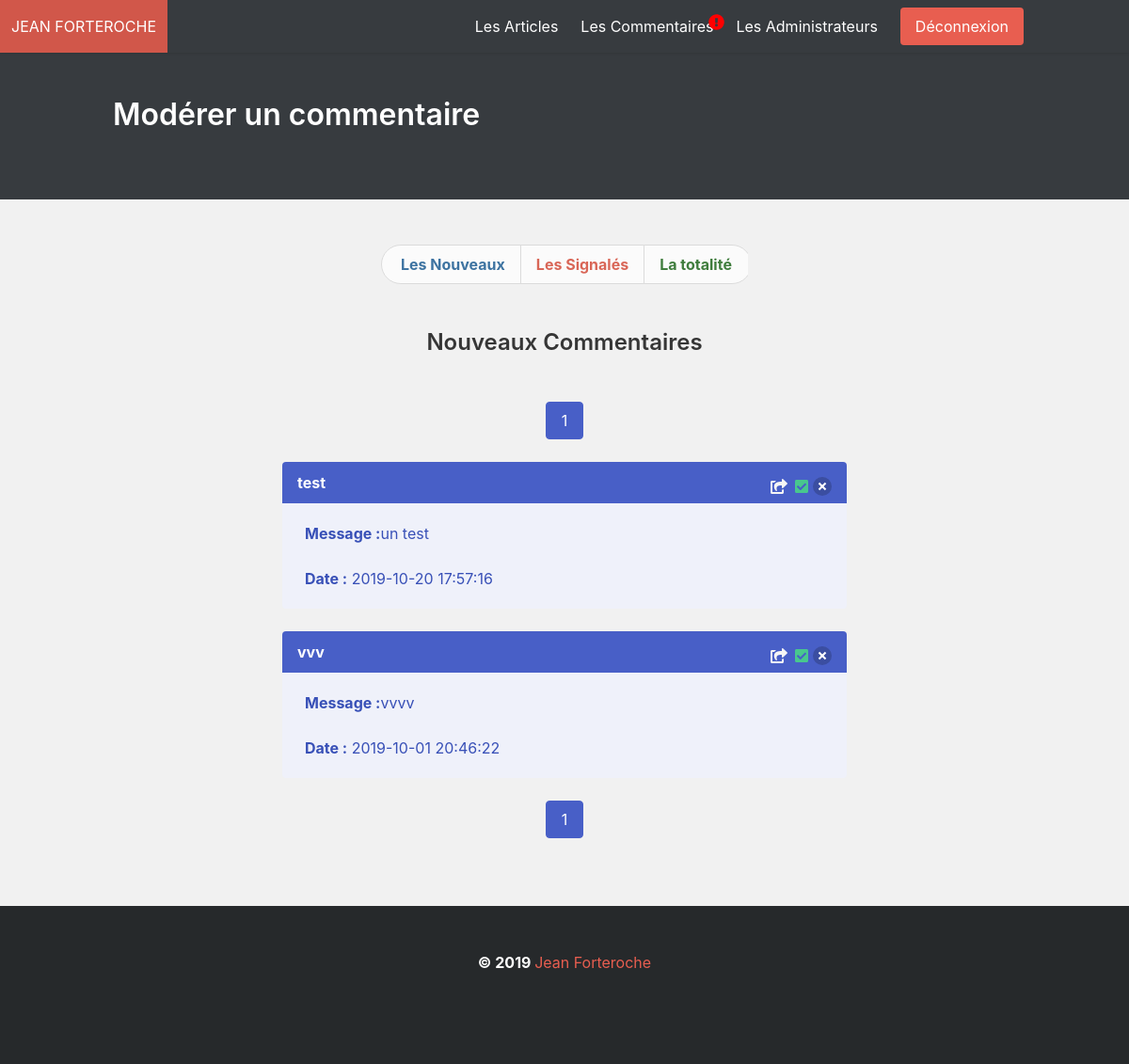
The app's page /index.php?comaction=moderate&action=moderate (signed in) with its own data.
### tables this page shows
CREATE TABLE `comments` (
  `ID` int(11) NOT NULL,
  `post_id` int(11) NOT NULL,
  `author` varchar(255) NOT NULL,
  `mail` varchar(255) NOT NULL,
  `content` varchar(1000) NOT NULL,
  `date_comment` datetime NOT NULL,
  `reported` tinyint(1) NOT NULL,
  `ridden` tinyint(1) NOT NULL,
  `replied` tinyint(1) DEFAULT NULL
);

### Model/Comment/CommentManager.php (called while the page is built, shortened)
<?php
require_once('Comment.php');
class CommentManager
{
	protected $manager;
	public function __construct()
	{
		$this->manager = new Manager;
	}
	public function countNewComments()
    {
    	$manager = $this->manager->getManager();
    	return $manager->query('SELECT COUNT(*) FROM comments WHERE ridden = 0')->fetchColumn();
    }
	public function moderatePaginate($validated, $reported, $premiereEntree, $messageTotal) {
		$newComments = [];
		$manager = $this->manager->getManager();
		$moderateComments = $manager->prepare('SELECT * FROM comments WHERE ridden = ? AND reported = ? ORDER BY id DESC LIMIT ' . $premiereEntree . ', ' . $messageTotal) or die(print_r($manager->errorMessage()));
		$moderateComments->execute(array($validated, $reported));
		while($newComment = $moderateComments->fetch()){
			$newComments [] = new Comment($newComment);
		}
		return $newComments ;
	}
	public function countTotalComments($validated, $reported) {
		$manager = $this->manager->getManager();
		$pagination = $manager->prepare('SELECT COUNT(*) FROM comments WHERE ridden = ? AND reported = ?') or die(print_r($bdd->errorMessage()));
		$pagination->execute(array($validated, $reported));
		$donnee = $pagination->fetch();
		return $donnee;
	}
}

### Model/Comment/Comment.php (called while the page is built, shortened)
<?php
class Comment {
	protected $id;
	protected $post_id;
	protected $author;
	protected $content;
	protected $date_comment;
	public function hydrate(array $donnees)
	{
	  foreach ($donnees as $key => $value)
	  {
	    $method = 'set'.ucfirst($key);
	  }
	}
	public function getId() { return $this->id; }
	public function getPost_id() { return $this->post_id; }
	public function getAuthor() { return $this->author; }
	public function getContent() { return $this->content; }
	public function getDate_comment() { return $this->date_comment; }
	public function setId($id){
		$id = (int) $id;
		$this->id = $id;
	}
	public function setPost_id($post_id){
		$post_id = (int) $post_id;
		$this->post_id = $post_id;
	}
	public function setAuthor($author){
		$this->author = $author;
	}
	public function setContent($content){
		$this->content = $content;
	}
	public function setDate_comment($date_comment){
		$this->date_comment = $date_comment;
	}
}

### view/Back/Comments/moderate.php (the view, shortened to what this page needs)
	<div class="container-page-updateAdmin">
		<div class="container-update-admin">
			<section class="container-menu-admin container-menu-moderate">
		        <div class="tabs is-toggle is-toggle-rounded">
		          <ul>
				    <li>
					  <a href="https://www.skergoat.com/projet_4/index.php?comaction=moderate&action=moderate">
			            <strong>Les Nouveaux</strong>
			          </a>
				    </li>
				    <li>
				      <a href="https://www.skergoat.com/projet_4/index.php?comaction=moderate&action=reported">
			            <strong>Les Signalés</strong>
			          </a>
				    </li>
				    <li>
				      <a href="https://www.skergoat.com/projet_4/index.php?comaction=reply">
			            <strong>La totalité</strong>
			          </a>
				    </li>
				  </ul>
				</div>
			</section><br/><br/>
			<section>
				<h3 class="title is-4">Nouveaux Commentaires</h3>
				<div class="pagination pagination-top" role="navigation" aria-label="pagination">
					<ul class="pagination-list">
				<?php
					for($i = 1 ; $i <= $nbdePages ; $i++){
						if($i == $pageActuelle){ ?>
							<li>
						      <a class="pagination-link is-current" aria-label="Page 1" aria-current="page"><?= $i ?></a>
						    </li>
						<?php } else { ?>
							    <li>
							    	<a class="pagination-link" aria-label="Goto page 2" href="index.php?comaction=moderate&action=moderate&paginate=<?= $i ?>"><?= $i ?></a>
							    </li>
						<?php }
					} ?>
				</ul>
				</div>
			    <?php if($nbNewComments == 0) { ?>
			    	<article class="message is-link message-moderate">
					  <div class="message-body">
					    <p>Aucun nouveau commentaire</p>
					  </div>
					</article>
				<?php } else { ?>
					<?php foreach($showNewComments as $comment) { ?>
					<article class="message is-link containerButton moderate" id="message<?= $comment->getID(); ?>">
					  <div class="message-header">
					    <p><?= $comment->getAuthor(); ?></p>
					    <div class="buttons" id="buttons<?= $comment->getID(); ?>">
					    	<span class="icon has-text-light">
							  <a href="index.php?postaction=post&amp;id=<?= $comment->getPost_id(); ?>"><i class="fas fa-share-square" title="répondre"></i></a>
							</span>
					    	<a class="commentButton validate" title="valider" id="validate<?= $comment->getID(); ?>" href="index.php?comaction=moderate&amp;id=<?= $comment->getID(); ?>&amp;action=validate&amp;page=moderate">
					    		<span class="icon has-text-success" id="<?= $comment->getID(); ?>">
								  <i class="fas fa-check-square"></i>
								</span>
					    	</a>
					    	<a class="delete commentButton destroy" title="supprimer" id="destroy<?= $comment->getID(); ?>" href="index.php?comaction=delete&amp;id=<?= $comment->getID(); ?>&amp;page=moderate">
					    	</a>
						</div>
					  </div>
					  <div class="message-body">
					    <p class="content-comment"><strong>Message :</strong><?= $comment->getContent(); ?></p><br/>
					    <p><strong>Date :</strong> <?= $comment->getDate_comment(); ?><br/></p>
					  </div>
					</article>
					<?php } ?>
				<?php } ?>
			</section>
		</div>
	</div>
	<div class="pagination pagination-bottom" role="navigation" aria-label="pagination">
		<ul class="pagination-list">
	<?php
		for($i = 1 ; $i <= $nbdePages ; $i++){
			if($i == $pageActuelle){ ?>
				<li>
			      <a class="pagination-link is-current" aria-label="Page 1" aria-current="page"><?= $i ?></a>
			    </li>
			<?php } else { ?>
				    <li>
				    	<a class="pagination-link" aria-label="Goto page 2" href="index.php?comaction=moderate&action=moderate&paginate=<?= $i ?>"><?= $i ?></a>
				    </li>
			<?php }
		} ?>
	</ul>
	</div>
<?php require('view/Back/layout.php'); ?>

### public/css/Back/style.css (style rules this page uses)
body { background-color :#F1F1F1; }
h3 { text-align:center; }
.title.is-4 { margin-bottom:50px; }
.pagination-list { display:flex; justify-content:center; }
.pagination-link { background: white; }
.pagination { margin:0; }
.container-update-admin { width:600px; margin:auto; }
.container-menu-admin { width:480px; margin:auto; }
.container-menu-admin ul li a { background:#FBFBFB; }
.container-menu-admin ul li:first-child a { color:#D96657; }
.container-menu-admin ul li:nth-child(2) a { color:#3F7D3D; }
.container-menu-admin ul li:last-child a { color:#2C73A5; }
.pagination-top { margin-bottom:50px; }
.pagination-bottom { margin-bottom:100px; }
.content-comment { word-wrap:break-word; }
.container-menu-moderate { width:390px; }
.container-menu-moderate ul li:first-child a { color:#3D73A1; }
.container-menu-moderate ul li:nth-child(2) a { color:#D96657; }
.container-menu-moderate ul li:last-child a { color:#3F7D3D; }

### records on screen
comments: author "test", content "un test", date_comment "2019-10-20 17:57:16"
comments: author "vvv", content "vvvv", date_comment "2019-10-01 20:46:22"

### other values on screen
$bigTitle "Modérer un commentaire"
